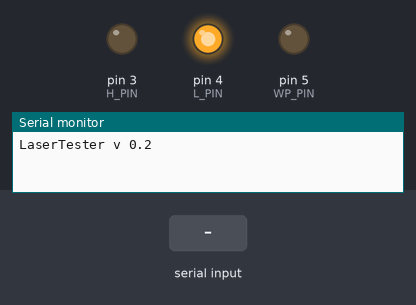
The sketch below on a simulated Arduino Uno, built with avr-gcc and run on an emulated ATmega328P. Shown: output pins drawn as LEDs (lit = HIGH), the last lines printed to the serial monitor. The inputs (shaded band) are chosen by the test bench.

Above: at 1.2 s.
1.3 s: "l" received over Serial
At 1.7 s:
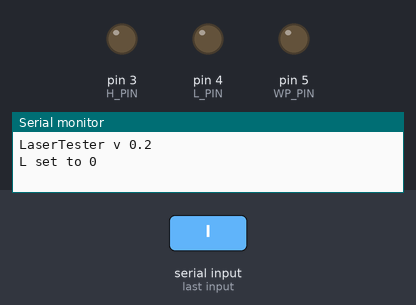
2.8 s: "h" received over Serial
At 4.0 s:
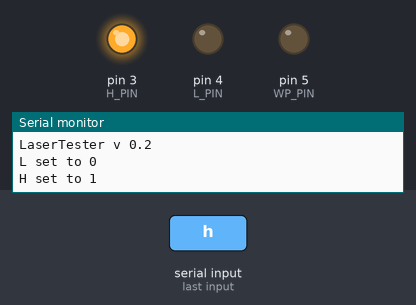
4.3 s: "w" received over Serial
At 5.4 s:
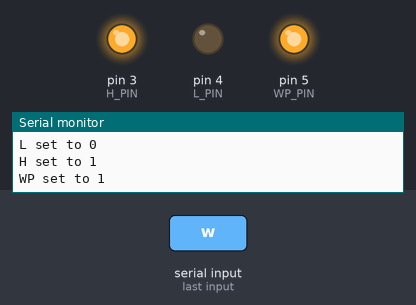
5.8 s: "P" received over Serial
At 6.2 s:
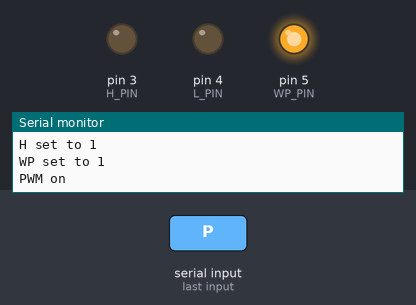
7.3 s: "L" received over Serial
At 8.5 s:
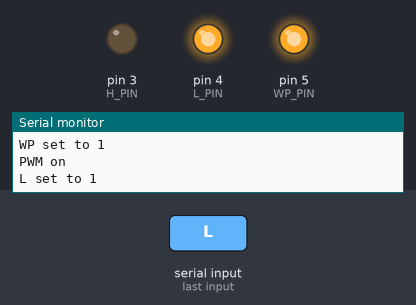
8.8 s: "+" received over Serial
At 9.9 s:
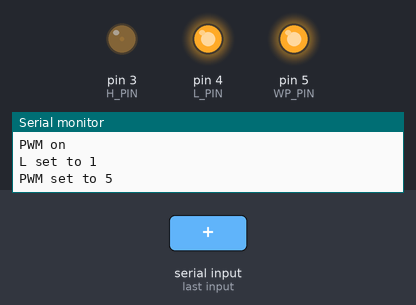
Timing chart, 0 to 11.3 s (numbered marks = the images above; inputs shaded):
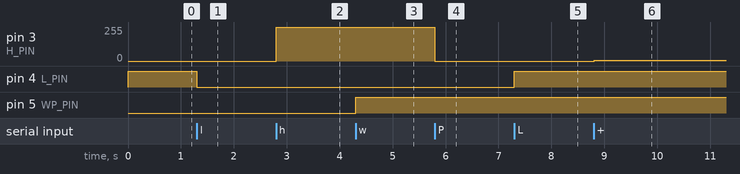

Measured:
- after the input at 1.3 s, pin 4 (L_PIN): HIGH → LOW at once
- after the input at 2.8 s, pin 3 (H_PIN): 0/255 → 255/255 at once
- after the input at 4.3 s, pin 5 (WP_PIN): LOW → HIGH at once
- after the input at 5.8 s, pin 3 (H_PIN): 255/255 → 0/255 at once
- after the input at 7.3 s, pin 4 (L_PIN): LOW → HIGH at once
- after the input at 8.8 s, pin 3 (H_PIN): 0/255 → 5/255 at once

The sketch:

lasertester.ino
```cpp
const int H_PIN = 3; // PWM support
const int L_PIN = 4;
const int WP_PIN = 5;
const int STEP = 5;

void setup()
{
    Serial.begin(115200);
    Serial.println("LaserTester v 0.2");

    pinMode(H_PIN, OUTPUT);
    pinMode(L_PIN, OUTPUT);
    pinMode(WP_PIN, OUTPUT);

    digitalWrite(H_PIN, 0);
    digitalWrite(L_PIN, 1);
    digitalWrite(WP_PIN, 0);
}

int l_state = 1;
int h_state = 0;
int wp_state = 0;
int pwm_on = 0;
int pwm_value = 0;

void process(char c)
{
    switch (c)
    {
    case 'l':
    case 'L':
        l_state = !l_state;
        digitalWrite(L_PIN, l_state);
        Serial.print("L set to ");
        Serial.println(l_state);
        break;

    case 'h':
    case 'H':
        h_state = !h_state;
        digitalWrite(H_PIN, h_state);
        Serial.print("H set to ");
        Serial.println(h_state);
        break;

    case 'w':
    case 'W':
        wp_state = !wp_state;
        digitalWrite(WP_PIN, wp_state);
        Serial.print("WP set to ");
        Serial.println(wp_state);
        break;

    case 'P':
    case 'p':
        pwm_on = !pwm_on;
        Serial.print("PWM ");
        Serial.println(pwm_on ? "on" : "off");
        pwm_value = 0;
        h_state = 0;
        digitalWrite(H_PIN, 0);
        break;

    case '+':
        pwm_value += STEP;
        if (pwm_value >= 255)
            pwm_value = 255;
        analogWrite(H_PIN, pwm_value);
        Serial.print("PWM set to ");
        Serial.println(pwm_value);
        break;

    case '-':
        pwm_value -= STEP;
        if (pwm_value < 0)
            pwm_value = 0;
        analogWrite(H_PIN, pwm_value);
        Serial.print("PWM set to ");
        Serial.println(pwm_value);
        break;

    case '?':
        Serial.println("Commands:\r\n"
                       "l\t"            "Toggle L\r\n"
                       "h\t"            "Toggle H\r\n"
                       "w\t"            "Toggle WP\r\n"
                       "p\t"            "Toggle PWM on H\r\n"
                       "+\t"            "Increase PWM value\r\n"
                       "-\t"            "Decrease PWM value");
        break;

    default:
        Serial.println("ERROR: Unknown command");
        break;
    }
}

void loop()
{
    if (Serial.available())
    {
       // Command from PC
       char c = Serial.read();
       process(c);
    }

    delay(10);
}
```
